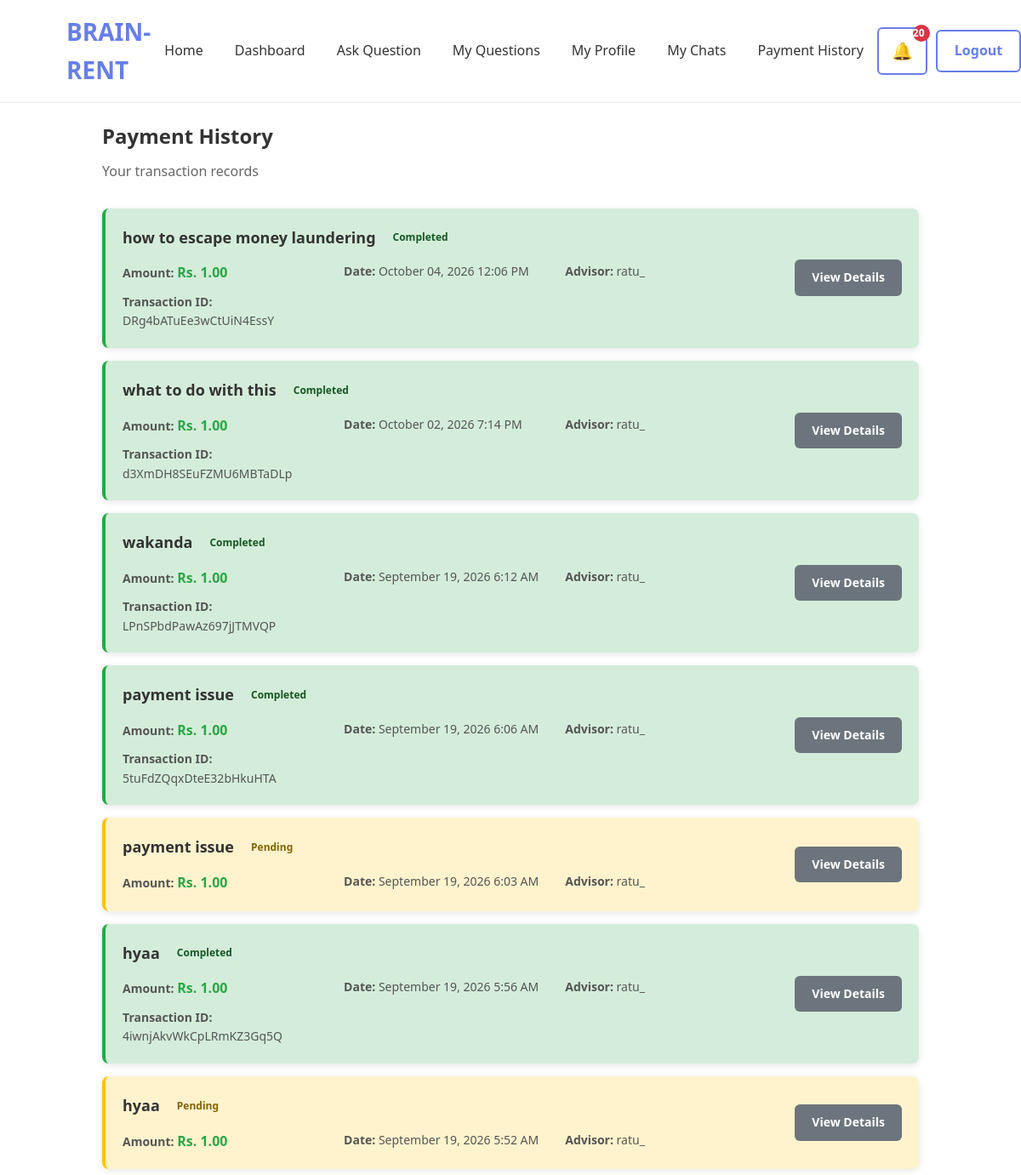
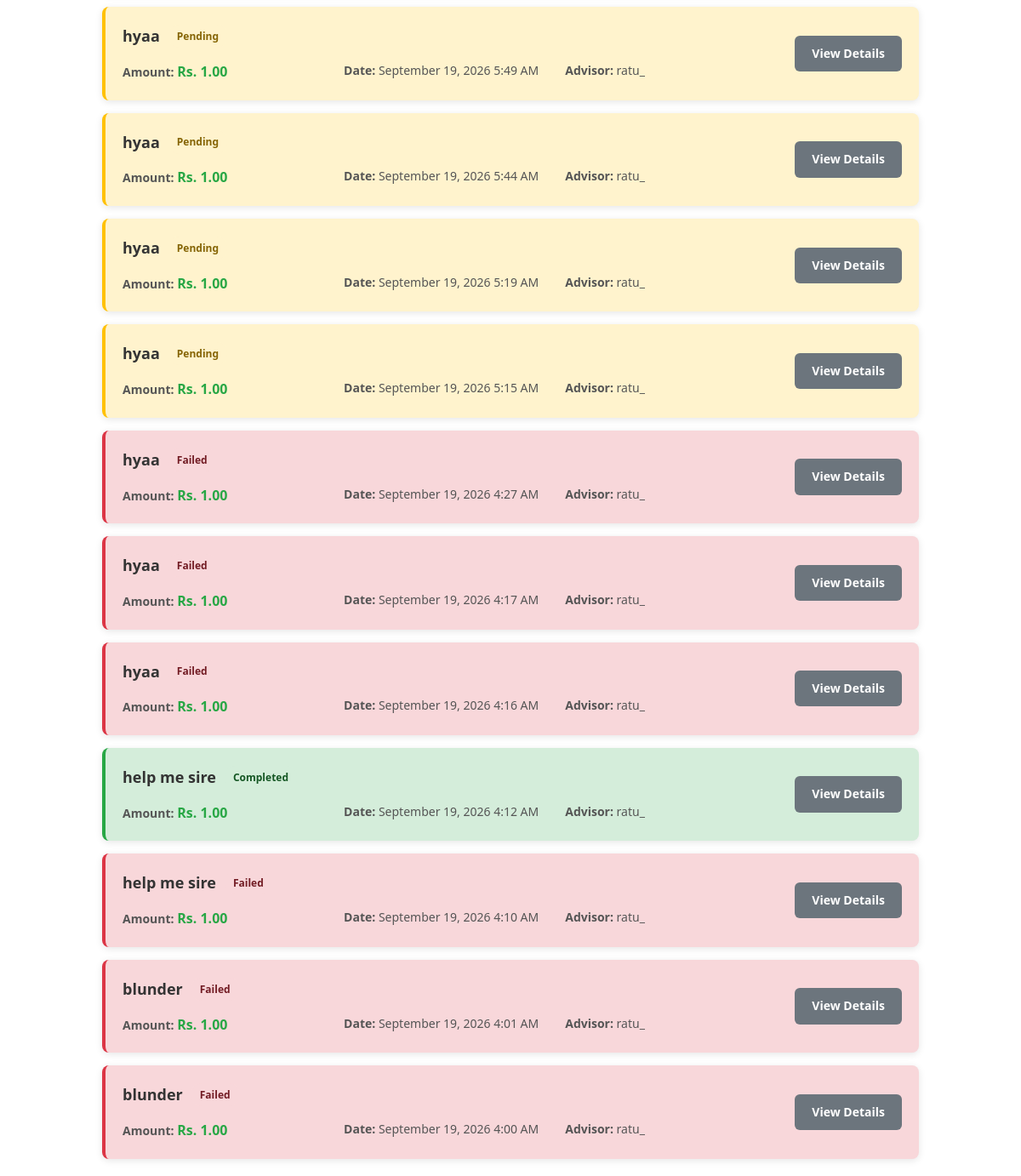
The app's page /payment/history/ (signed in) with its own data (2 pictures, top to bottom).
### payment/models.py (models this page shows, shortened)
class Payment(models.Model):
    STATUS_CHOICES = [
        ('pending', 'Pending'),
        ('completed', 'Completed'),
        ('failed', 'Failed'),
        ('refunded', 'Refunded'),
    ]
    CURRENCY_CHOICES = [
        ('NPR', 'Nepali Rupee'),
    ]
    question = models.ForeignKey(
        Question,
        on_delete=models.CASCADE,
        related_name='payments'
    )
    advisor = models.ForeignKey(
        AdvisorProfile,
        on_delete=models.CASCADE,
        related_name='received_payments'
    )
    questioner = models.ForeignKey(
        settings.AUTH_USER_MODEL,
        on_delete=models.CASCADE,
        related_name='made_payments'
    )
    amount = models.DecimalField(
        max_digits=10,
        decimal_places=2
    )
    currency = models.CharField(
        max_length=3,
        choices=CURRENCY_CHOICES,
        default='NPR'
    )
    status = models.CharField(
        max_length=20,
        choices=STATUS_CHOICES,
        default='pending'
    )
    khalti_txn_id = models.CharField(
        max_length=100,
        blank=True,
        null=True,
        help_text='Khalti transaction ID'
    )
    khalti_idx = models.CharField(
        max_length=100,
        blank=True,
        null=True,
        help_text='Khalti payment index'
    )
    payment_method = models.CharField(
        max_length=50,
        default='khalti'
    )
    created_at = models.DateTimeField(auto_now_add=True)
    updated_at = models.DateTimeField(auto_now=True)
    completed_at = models.DateTimeField(null=True, blank=True)
    class Meta:
        ordering = ['-created_at']

### question/models.py (models this page shows, shortened)
class Question(models.Model):
    STATUS_CHOICES = [
        ("pending", "Pending"),
        ("accepted", "Accepted"),
        ("completed", "Completed"),
        ("cancelled", "Cancelled"),
    ]
    questioner = models.ForeignKey(
        settings.AUTH_USER_MODEL,
        on_delete=models.CASCADE,
        related_name="questions"
    )
    category = models.ForeignKey(
        Category,
        on_delete=models.CASCADE,
        related_name="questions"
    )
    title = models.CharField(
        max_length=200
    )
    description = models.TextField()
    status = models.CharField(
        max_length=20,
        choices=STATUS_CHOICES,
        default="pending"
    )
    created_at = models.DateTimeField(
        auto_now_add=True
    )

### advisor/models.py (models this page shows, shortened)
class AdvisorProfile(models.Model):
    STATUS_CHOICES = [
        ("pending", "Pending"),
        ("under_review", "Under Review"),
        ("approved", "Approved"),
        ("rejected", "Rejected"),
        ("suspended", "Suspended"),
    ]
    user = models.OneToOneField(
        settings.AUTH_USER_MODEL,
        on_delete=models.CASCADE
    )
    bio = models.TextField()
    expertise = models.ManyToManyField(
    "question.Category",
    related_name="advisors"
 )
    experience = models.PositiveIntegerField(
        help_text="Years of experience"
    )
    consultation_rate = models.DecimalField(
        max_digits=10,
        decimal_places=2,
        default=0.00,
        help_text="Consultation rate per session in NPR"
    )
    verification_status = models.CharField(
        max_length=20,
        choices=STATUS_CHOICES,
        default="pending"
    )

### accounts/models.py (models this page shows, shortened)
class CustomUser(AbstractUser):
    ROLE_CHOICES = [
        ("questioner", "Questioner"),
        ("advisor", "Advisor"),
    ]
    role = models.CharField(
    max_length=20,
    choices=ROLE_CHOICES,
    default="questioner"
 )
    phone_number = models.CharField(
        max_length=15,
        blank=True
    )
    profile_picture = models.ImageField(
        upload_to="profile_pictures/",
        blank=True,
        null=True
    )
    created_at = models.DateTimeField(
        auto_now_add=True
    )
    updated_at = models.DateTimeField(
        auto_now=True
    )

### payment/views.py (the view)
# urls.py: path('history/', views.payment_history, name='payment_history'),
@login_required
def payment_history(request):
    if request.user.role == "questioner":
        payments = Payment.objects.filter(
            questioner=request.user
        ).select_related('question', 'advisor', 'advisor__user').order_by('-created_at')
    elif request.user.role == "advisor":
        advisor = get_object_or_404(AdvisorProfile, user=request.user)
        payments = Payment.objects.filter(
            advisor=advisor
        ).select_related('question', 'questioner').order_by('-created_at')
    else:
        payments = Payment.objects.none()
    return render(request, 'payment/payment_history.html', {'payments': payments})

### templates/payment/payment_history.html (shortened to what this page needs)
{% extends "base.html" %}
{% block content %}
<section class="payment-history">
    <div class="history-header">
        <h1>Payment History</h1>
        <p>Your transaction records</p>
    </div>
    {% if payments %}
        <div class="payments-list">
            {% for payment in payments %}
                <div class="payment-card status-{{ payment.status }}">
                    <div class="payment-info">
                        <h3 class="payment-title">
                            {{ payment.question.title }}
                            <span class="status-badge status-{{ payment.status }}">
                                {{ payment.get_status_display }}
                            </span>
                        </h3>
                        <div class="payment-details">
                            <div class="detail-item">
                                <strong>Amount:</strong>
                                <span class="amount">Rs. {{ payment.amount|floatformat:2 }}</span>
                            </div>
                            <div class="detail-item">
                                <strong>Date:</strong>
                                {{ payment.created_at|date:"F d, Y g:i A" }}
                            </div>
                            {% if request.user.role == "questioner" %}
                                <div class="detail-item">
                                    <strong>Advisor:</strong>
                                    {{ payment.advisor.user.username }}
                                </div>
                            {% else %}
                                <div class="detail-item">
                                    <strong>Questioner:</strong>
                                    {{ payment.questioner.username }}
                                </div>
                            {% endif %}
                            {% if payment.khalti_txn_id %}
                                <div class="detail-item">
                                    <strong>Transaction ID:</strong>
                                    {{ payment.khalti_txn_id }}
                                </div>
                            {% endif %}
                        </div>
                    </div>
                    <div class="payment-action">
                        <a href="{% url 'payment_detail' payment.id %}" class="btn btn-secondary">
                            View Details
                        </a>
                    </div>
                </div>
            {% endfor %}
        </div>
    {% endif %}
</section>
{% endblock %}

### static/css/base.css (style rules this page uses)
* { margin: 0; padding: 0; box-sizing: border-box; }
body { font-family: 'Segoe UI', Tahoma, Geneva, Verdana, sans-serif; background: white; color: #333; line-height: 1.6; }

### templates/payment/payment_history.html (style rules this page uses)
.payment-history { max-width: 1000px; margin: 0 auto; padding: 20px; }
.history-header { margin-bottom: 30px; }
.history-header h1 { color: #333; margin: 0 0 10px 0; }
.history-header p { color: #666; margin: 0; }
.payments-list { display: flex; flex-direction: column; gap: 15px; }
.payment-card { display: flex; justify-content: space-between; align-items: center; background: white; padding: 20px; border-radius: 8px; box-shadow: 0 2px 8px rgba(0, 0, 0, 0.1); border-left: 4px solid #667eea; transition: all 0.2s ease; }
.payment-card.status-completed { border-left-color: #28a745; }
.payment-card.status-pending { border-left-color: #ffc107; }
.payment-card.status-failed { border-left-color: #dc3545; }
.payment-info { flex: 1; }
.payment-title { margin: 0 0 15px 0; color: #333; font-size: 18px; display: flex; align-items: center; gap: 10px; }
.status-badge { padding: 4px 10px; border-radius: 12px; font-size: 12px; font-weight: 600; text-transform: capitalize; }
.status-pending { background: #fff3cd; color: #856404; }
.status-completed { background: #d4edda; color: #155724; }
.status-failed { background: #f8d7da; color: #721c24; }
.payment-details { display: grid; grid-template-columns: repeat(auto-fit, minmax(200px, 1fr)); gap: 10px; }
.detail-item { color: #555; font-size: 14px; }
.amount { font-weight: bold; color: #28a745; font-size: 16px; }
.payment-action { margin-left: 20px; }
.btn { padding: 10px 20px; border: none; border-radius: 6px; font-size: 14px; font-weight: 600; cursor: pointer; transition: all 0.2s ease; text-decoration: none; display: inline-block; }
.btn-secondary { background: #6c757d; color: white; }

### records on screen
Payment: question "how to escape money laundering", status "Completed", amount "1.00", created_at "October 04, 2026 12:06 PM", advisor.user.username "ratu_", khalti_txn_id "DRg4bATuEe3wCtUiN4EssY"
Payment: question "what to do with this", status "Completed", amount "1.00", created_at "October 02, 2026 7:14 PM", advisor.user.username "ratu_", khalti_txn_id "d3XmDH8SEuFZMU6MBTaDLp"
Payment: question "wakanda", status "Completed", amount "1.00", created_at "September 19, 2026 6:12 AM", advisor.user.username "ratu_", khalti_txn_id "LPnSPbdPawAz697jJTMVQP"
Payment: question "payment issue", status "Completed", amount "1.00", created_at "September 19, 2026 6:06 AM", advisor.user.username "ratu_", khalti_txn_id "5tuFdZQqxDteE32bHkuHTA"
Payment: question "payment issue", status "Pending", amount "1.00", created_at "September 19, 2026 6:03 AM", advisor.user.username "ratu_"
Payment: question "hyaa", status "Completed", amount "1.00", created_at "September 19, 2026 5:56 AM", advisor.user.username "ratu_", khalti_txn_id "4iwnjAkvWkCpLRmKZ3Gq5Q"
Payment: question "hyaa", status "Pending", amount "1.00", created_at "September 19, 2026 5:52 AM", advisor.user.username "ratu_"
Payment: question "hyaa", status "Pending", amount "1.00", created_at "September 19, 2026 5:49 AM", advisor.user.username "ratu_"
Payment: question "hyaa", status "Pending", amount "1.00", created_at "September 19, 2026 5:44 AM", advisor.user.username "ratu_"
Payment: question "hyaa", status "Pending", amount "1.00", created_at "September 19, 2026 5:19 AM", advisor.user.username "ratu_"
Payment: question "hyaa", status "Pending", amount "1.00", created_at "September 19, 2026 5:15 AM", advisor.user.username "ratu_"
Payment: question "hyaa", status "Failed", amount "1.00", created_at "September 19, 2026 4:27 AM", advisor.user.username "ratu_"
Payment: question "hyaa", status "Failed", amount "1.00", created_at "September 19, 2026 4:17 AM", advisor.user.username "ratu_"
Payment: question "hyaa", status "Failed", amount "1.00", created_at "September 19, 2026 4:16 AM", advisor.user.username "ratu_"
Payment: question "help me sire", status "Completed", amount "1.00", created_at "September 19, 2026 4:12 AM", advisor.user.username "ratu_"
Payment: question "help me sire", status "Failed", amount "1.00", created_at "September 19, 2026 4:10 AM", advisor.user.username "ratu_"
Payment: question "blunder", status "Failed", amount "1.00", created_at "September 19, 2026 4:01 AM", advisor.user.username "ratu_"
Payment: question "blunder", status "Failed", amount "1.00", created_at "September 19, 2026 4:00 AM", advisor.user.username "ratu_"
